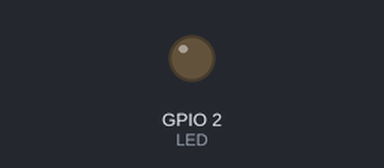
Bench run of a sketch on a simulated ESP8266 (NodeMCU). Parts: output pins drawn as LEDs (lit = HIGH). WiFi joins after 1.5 s; servers stay silent unless stated; what the sketch prints to the serial monitor is not drawn.

Above: at 0.0 s.
At 1.8 s:
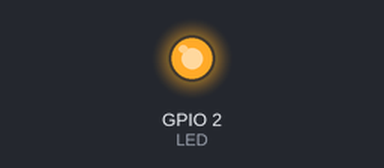
Timing chart, 0 to 3.3 s (numbered marks = the images above):
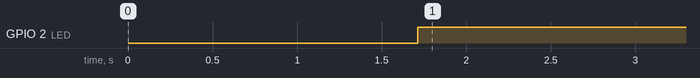

Measured:
- by itself, GPIO 2 (LED): LOW → HIGH at 1.7 s

The sketch:

client_recv.ino
```cpp
#include <ESP8266WiFi.h>

#define LED 2
WiFiClient client;

String ssid = "";
String pwd = "";

void wifiConnect(String ssid, String pwd);
void modbusSetup();
int readTCP();

void setup(void){
  Serial.begin(9600);         // Start the Serial communication to send messages to the computer
  delay(10);
  Serial.println('\n');

  wifiConnect(ssid, pwd);
  modbusSetup();
  pinMode(LED, OUTPUT);
}


void loop(void){

   //Checking is server disconnected
   if (!client.connected()){
    Serial.println("Lost connection :(");
    modbusSetup();
   }

  int val = readTCP();
  //Serial.println(val);

  if (val == 48){
    digitalWrite(LED, LOW);
  } else {
    digitalWrite(LED, HIGH);
  }
  delay(2500);
}


void wifiConnect(String ssid, String pwd){

  WiFi.begin(ssid, pwd);   // add Wi-Fi networks you want to connect to

  Serial.println("Connecting ...");

  while (WiFi.status() != WL_CONNECTED) { // Wait for the Wi-Fi to connect: scan for Wi-Fi networks, and connect to the strongest of the networks above
    delay(250);
    Serial.print('.');
  }

  Serial.println('\n');
  Serial.print("Connected to ");
  Serial.println(WiFi.SSID());              // Tell us what network we're connected to
  Serial.print("IP address:\t");
  Serial.println(WiFi.localIP());           // Send the IP address of the ESP8266 to the computer
}


void modbusSetup(){
  while (!client.connect("192.168.86.44",5555)) {
      Serial.print(".");
    }

  Serial.println('\n');
  Serial.println("Connected via modbus");
  //Serial.println(client.connect("192.168.86.44",5555));
}


int readTCP(){
  client.write("Available");
  char ch;
  while (client.available()) {
    ch += static_cast<char>(client.read());


  }
  int x = (int) ch;

  //Serial.println(x);
  return x;

}
```
